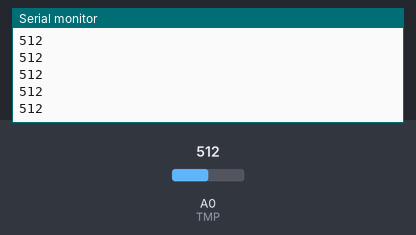
This sketch was run on a simulated Arduino Uno, built with avr-gcc and run on an emulated ATmega328P. Shown: the last lines printed to the serial monitor. The test bench sets the inputs (shaded band); at power-on: A0 (TMP) = 512.

Above: at 1.2 s.
1.3 s: A0 (TMP) set to 716
At 2.2 s:
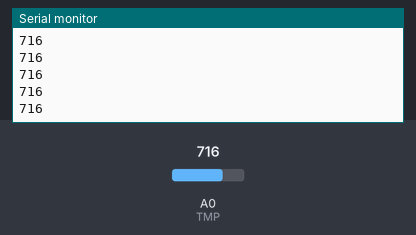
2.8 s: A0 (TMP) set to 900
At 3.9 s:
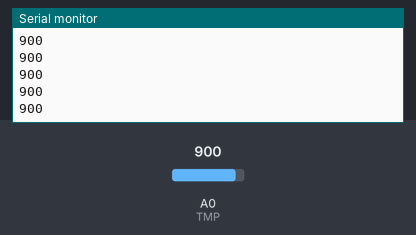
Timing chart, 0 to 5.8 s (numbered marks = the images above; inputs shaded):
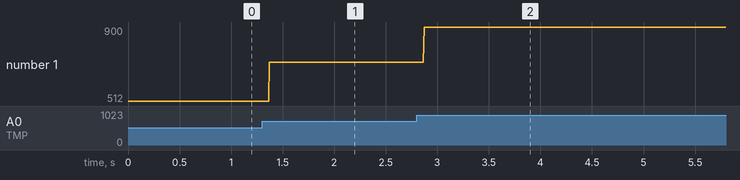

The sketch:

Temperature_Alert.ino
```cpp
const int TMP = 0;
int val = 0;

const int RED = 11;
const int BLUE = 10;
const int GREEN = 9;

void setup(){
	Serial.begin(9600);
}

void loop(){
 	val = analogRead(TMP);

  	if(val < 148){
    	digitalWrite(RED, HIGH);
      	digitalWrite(BLUE, LOW);
      	digitalWrite(GREEN, HIGH);
    }else if(val>158){
     	digitalWrite(RED, LOW);
      	digitalWrite(BLUE, HIGH);
      	digitalWrite(GREEN, HIGH);
    }else{
     	digitalWrite(RED, HIGH);
      	digitalWrite(BLUE, HIGH);
      	digitalWrite(GREEN, LOW);
    }


  	Serial.println(val);
	/*
		i getting 153,
		so..153/1023 X 5000mV = 747mV

		Temperature(°C)=(Voltage(mV)−500)/10 = 24 or 25
 	*/
}
```

Measured:
- after the input at 1.3 s, the serial monitor: prints a new line after 0.07 s (image 1)
- after the input at 2.8 s, the serial monitor: prints a new line after 0.07 s (image 2)
- plotted number 1: 512 → 716 after the input at 1.3 s, 716 → 900 after the input at 2.8 s
